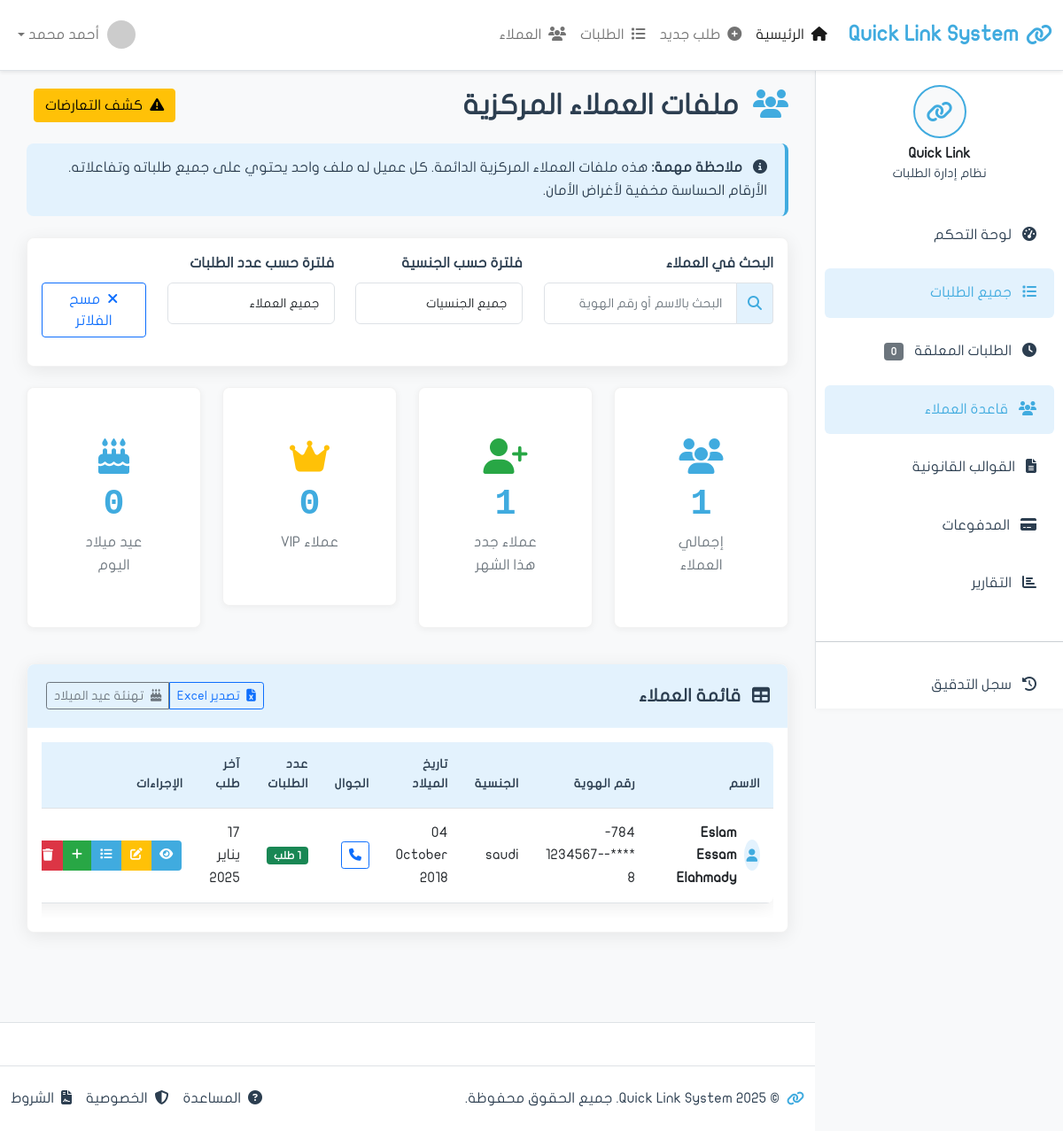
/clients/, run on the app's committed database.
### apps/clients/models.py (models this page shows, shortened)
class Customer(models.Model):
    full_name = models.CharField('الاسم الرباعي', max_length=200)
    full_name_english = models.CharField('الاسم بالإنجليزية', max_length=200, blank=True)
    emirates_id = models.CharField(
        'رقم الهوية',
        max_length=18,
        unique=True,
        validators=[
            RegexValidator(
                regex=r'^784-\d{4}-\d{7}-\d{1}$',
                message='رقم الهوية يجب أن يكون بصيغة: 784-XXXX-XXXXXXX-X'
            )
        ]
    )
    date_of_birth = models.DateField('تاريخ الميلاد')
    nationality = models.CharField('الجنسية', max_length=100, default='الإمارات')
    gender = models.CharField('الجنس', max_length=10, choices=[
        ('male', 'ذكر'),
        ('female', 'أنثى'),
    ])
    phone = models.CharField('رقم الجوال', max_length=20)
    email = models.EmailField('البريد الإلكتروني', blank=True)
    address = models.TextField('العنوان', blank=True)
    occupation = models.CharField('المهنة', max_length=100, blank=True)
    company_name = models.CharField('اسم الشركة', max_length=200, blank=True)
    created_at = models.DateTimeField('تاريخ الإنشاء', auto_now_add=True)
    updated_at = models.DateTimeField('آخر تحديث', auto_now=True)
    created_by = models.ForeignKey(
        'auth.User',
        on_delete=models.SET_NULL,
        null=True,
        related_name='customers_created',
        verbose_name='تم الإنشاء بواسطة'
    )
    is_active = models.BooleanField('نشط', default=True)
    is_verified = models.BooleanField('موثق', default=False)
    notes = models.TextField('ملاحظات', blank=True)
    class Meta:
        verbose_name = 'عميل'
        verbose_name_plural = 'العملاء'
        ordering = ['-created_at']
        indexes = [
            models.Index(fields=['emirates_id']),
            models.Index(fields=['full_name']),
            models.Index(fields=['phone']),
        ]
    @property
    def masked_emirates_id(self):
        return f"{self.emirates_id[:3]}-****-{self.emirates_id[-9:-2]}-{self.emirates_id[-1]}"
    @property
    def is_birthday_today(self):
        today = date.today()
        return (today.month, today.day) == (self.date_of_birth.month, self.date_of_birth.day)

### apps/clients/views.py (the view, shortened to what this page needs)
# urls.py: path('', views.list, name='list'),
def list(request):
    search_query = request.GET.get('q')
    nationality_filter = request.GET.get('nationality')
    requests_filter = request.GET.get('requests')
    customers = Customer.objects.filter(is_active=True).annotate(
        requests_count=Count('requests')
    )
    if search_query:
        customers = customers.filter(
            Q(full_name__icontains=search_query) |
            Q(emirates_id__icontains=search_query) |
            Q(phone__icontains=search_query)
        )
    if nationality_filter and nationality_filter != 'all':
        customers = customers.filter(nationality__icontains=nationality_filter)
    customers = customers.order_by('-created_at')
    total_customers = Customer.objects.filter(is_active=True).count()
    first_day_of_month = date.today().replace(day=1)
    new_customers_count = Customer.objects.filter(
        is_active=True,
        created_at__gte=first_day_of_month
    ).count()
    vip_customers_count = Customer.objects.filter(is_active=True).annotate(
        requests_count=Count('requests')
    ).filter(requests_count__gt=5).count()
    today = date.today()
    birthday_customers_count = Customer.objects.filter(
        is_active=True,
        date_of_birth__month=today.month,
        date_of_birth__day=today.day
    ).count()
    context = {
        'page_title': 'قاعدة العملاء',
        'customers': customers,
        'total_customers': total_customers,
        'new_customers_count': new_customers_count,
        'vip_customers_count': vip_customers_count,
        'birthday_customers_count': birthday_customers_count,
    }
    return render(request, 'clients/list.html', context)

### apps/clients/templates/clients/list.html (shortened to what this page needs)
{% extends 'base.html' %}
{% load static %}
{% block content %}
            <div class="d-flex justify-content-between align-items-center mb-4">
                <h2 class="mb-0">
                    <i class="fas fa-users me-2 text-primary"></i>
                    ملفات العملاء المركزية
                </h2>
                <div>
                    <a href="{% url 'clients:identity_check' %}" class="btn btn-warning me-2">
                        <i class="fas fa-exclamation-triangle me-1"></i>
                        كشف التعارضات
                    </a>
                </div>
            </div>
            <div class="alert alert-info mb-4">
                <i class="fas fa-info-circle me-2"></i>
                <strong>ملاحظة مهمة:</strong> هذه ملفات العملاء المركزية الدائمة. كل عميل له ملف واحد يحتوي على جميع طلباته وتفاعلاته. الأرقام الحساسة مخفية لأغراض الأمان.
            </div>
            <div class="card shadow-custom mb-4">
                <div class="card-body">
                    <div class="row">
                        <div class="col-md-4 mb-3">
                            <label class="form-label">البحث في العملاء</label>
                            <div class="input-group">
                                <span class="input-group-text">
                                    <i class="fas fa-search"></i>
                                </span>
                                <input type="text" class="form-control" placeholder="البحث بالاسم أو رقم الهوية" id="customerSearchInput">
                            </div>
                        </div>
                        <div class="col-md-3 mb-3">
                            <label class="form-label">فلترة حسب الجنسية</label>
                            <select class="form-control" id="nationalityFilter">
                                <option value="all">جميع الجنسيات</option>
                            </select>
                        </div>
                        <div class="col-md-3 mb-3">
                            <label class="form-label">فلترة حسب عدد الطلبات</label>
                            <select class="form-control" id="requestsFilter">
                                <option value="all">جميع العملاء</option>
                            </select>
                        </div>
                        <div class="col-md-2 mb-3">
                            <label class="form-label">&nbsp;</label>
                            <div class="d-grid">
                                <a href="{% url 'clients:list' %}" class="btn btn-outline-primary">
                                    <i class="fas fa-times me-1"></i>
                                    مسح الفلاتر
                                </a>
                            </div>
                        </div>
                    </div>
                </div>
            </div>
            <div class="row mb-4">
                <div class="col-xl-3 col-md-6 mb-3">
                    <div class="card stats-card">
                        <div class="card-body text-center">
                            <i class="fas fa-users icon-large text-primary"></i>
                            <div class="stats-number">{{ total_customers|default:0 }}</div>
                            <div class="stats-label">إجمالي العملاء</div>
                        </div>
                    </div>
                </div>
                <div class="col-xl-3 col-md-6 mb-3">
                    <div class="card stats-card">
                        <div class="card-body text-center">
                            <i class="fas fa-user-plus icon-large text-success"></i>
                            <div class="stats-number">{{ new_customers_count|default:0 }}</div>
                            <div class="stats-label">عملاء جدد هذا الشهر</div>
                        </div>
                    </div>
                </div>
                <div class="col-xl-3 col-md-6 mb-3">
                    <div class="card stats-card">
                        <div class="card-body text-center">
                            <i class="fas fa-crown icon-large text-warning"></i>
                            <div class="stats-number">{{ vip_customers_count|default:0 }}</div>
                            <div class="stats-label">عملاء VIP</div>
                        </div>
                    </div>
                </div>
                <div class="col-xl-3 col-md-6 mb-3">
                    <div class="card stats-card">
                        <div class="card-body text-center">
                            <i class="fas fa-birthday-cake icon-large text-info"></i>
                            <div class="stats-number">{{ birthday_customers_count|default:0 }}</div>
                            <div class="stats-label">عيد ميلاد اليوم</div>
                        </div>
                    </div>
                </div>
            </div>
            <div class="card shadow-custom">
                <div class="card-header d-flex justify-content-between align-items-center">
                    <h5 class="mb-0">
                        <i class="fas fa-table me-2"></i>
                        قائمة العملاء
                    </h5>
                    <div class="btn-group" role="group">
                        <button type="button" class="btn btn-outline-primary btn-sm" onclick="exportCustomersToExcel()">
                            <i class="fas fa-file-excel me-1"></i>
                            تصدير Excel
                        </button>
                        <button type="button" class="btn btn-outline-secondary btn-sm" onclick="sendBirthdayGreetings()">
                            <i class="fas fa-birthday-cake me-1"></i>
                            تهنئة عيد الميلاد
                        </button>
                    </div>
                </div>
                <div class="card-body">
                    <div class="table-responsive">
                        <table class="table table-hover" id="customersTable">
                            <thead>
                                <tr>
                                    <th>الاسم</th>
                                    <th>رقم الهوية</th>
                                    <th>الجنسية</th>
                                    <th>تاريخ الميلاد</th>
                                    <th>الجوال</th>
                                    <th>عدد الطلبات</th>
                                    <th>آخر طلب</th>
                                    <th>الإجراءات</th>
                                </tr>
                            </thead>
                            <tbody>
                                {% if customers %}
                                    {% for customer in customers %}
                                    <tr>
                                        <td>
                                            <div class="d-flex align-items-center">
                                                <div class="avatar-circle me-2 {% if customer.is_birthday_today %}bg-warning{% elif customer.requests_count > 5 %}bg-danger{% endif %}">
                                                    {% if customer.is_birthday_today %}
                                                        <i class="fas fa-birthday-cake"></i>
                                                    {% elif customer.requests_count > 5 %}
                                                        <i class="fas fa-crown"></i>
                                                    {% else %}
                                                        <i class="fas fa-user"></i>
                                                    {% endif %}
                                                </div>
                                                <strong>{{ customer.full_name }}</strong>
                                            </div>
                                        </td>
                                        <td>{{ customer.masked_emirates_id }}</td>
                                        <td>{{ customer.nationality }}</td>
                                        <td>{{ customer.date_of_birth|date:"d F Y" }}</td>
                                        <td>
                                            <a href="{% url 'chat:room' %}?customer_id={{ customer.id }}" class="btn btn-sm btn-outline-primary" title="اتصال عبر WhatsApp Business">
                                                <i class="fas fa-phone"></i>
                                            </a>
                                        </td>
                                        <td>
                                            <span class="badge {% if customer.requests_count > 5 %}bg-danger{% elif customer.requests_count > 2 %}bg-warning{% else %}bg-success{% endif %}">
                                                {{ customer.requests_count }} {% if customer.requests_count == 1 %}طلب{% else %}طلبات{% endif %}
                                            </span>
                                        </td>
                                        <td>{{ customer.updated_at|date:"d يناير Y" }}</td>
                                        <td>
                                            <div class="btn-group" role="group">
                                                <a href="{% url 'clients:detail' customer.id %}" class="btn btn-action btn-view" title="عرض الملف">
                                                    <i class="fas fa-eye"></i>
                                                </a>
                                                <a href="{% url 'clients:edit' customer.id %}" class="btn btn-action btn-edit" title="تعديل">
                                                    <i class="fas fa-edit"></i>
                                                </a>
                                                <a href="{% url 'requests:list' %}?customer_id={{ customer.id }}" class="btn btn-action btn-info" title="طلبات العميل">
                                                    <i class="fas fa-list"></i>
                                                </a>
                                                <a href="{% url 'requests:create' %}?customer_id={{ customer.id }}" class="btn btn-action btn-success" title="طلب جديد">
                                                    <i class="fas fa-plus"></i>
                                                </a>
                                                <a href="{% url 'clients:delete' customer.id %}" class="btn btn-action btn-danger" title="حذف العميل">
                                                    <i class="fas fa-trash"></i>
                                                </a>
                                            </div>
                                        </td>
                                    </tr>
                                    {% endfor %}
                                {% endif %}
                            </tbody>
                        </table>
                    </div>
                </div>
            </div>
{% endblock content %}

### data on the page
Customer: full_name "Eslam Essam Elahmady", masked_emirates_id "784-****-1234567-8", nationality "saudi", date_of_birth "04 October 2018", shows "طلب", updated_at "17 يناير 2025"

### other printed values
{{ total_customers|default:0 }} "1"
{{ new_customers_count|default:0 }} "1"
{{ vip_customers_count|default:0 }} "0"
{{ birthday_customers_count|default:0 }} "0"
